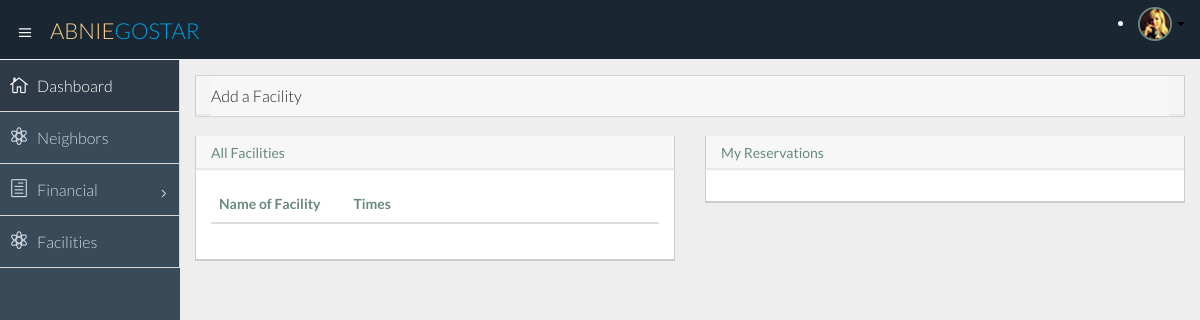
Before: /home/facilities/ (signed in) with the older database file.
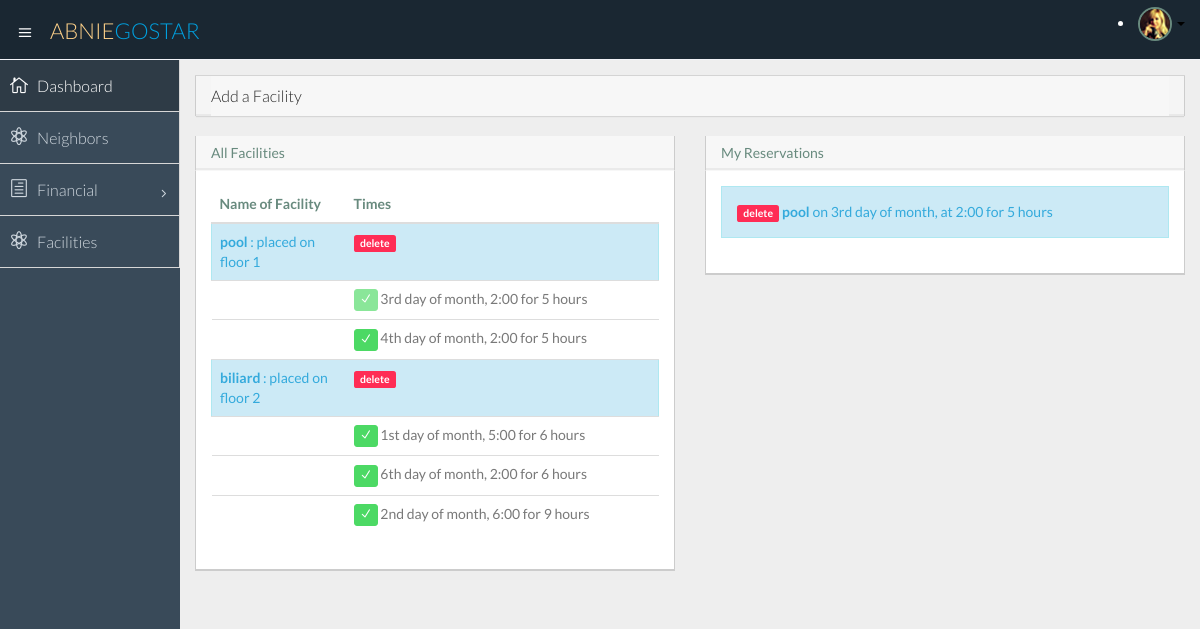
After: the same page with the newer database file.
### polls/models.py (models this page shows)
class Facility(models.Model):
    name = models.CharField(max_length=20, primary_key=True)
    location = models.CharField(max_length=40, null=True, blank=True)
    _building = models.ForeignKey('Building' , on_delete=models.CASCADE , null=True, blank=True)
    class Meta:
        unique_together = ('name' , '_building')

class AvailableTimes(models.Model):
    id = models.IntegerField(primary_key=True)
    facility = models.ForeignKey('Facility' , on_delete=models.CASCADE)
    day = models.IntegerField(default=1)
    hour = models.IntegerField(default=1)
    duration = models.IntegerField(default=1)
    is_reserved = models.BooleanField(default=False)

class Reservation(models.Model):
    neighbor = models.ForeignKey('Neighbor' , on_delete=models.CASCADE)
    facility = models.ForeignKey('Facility' , on_delete=models.CASCADE)
    time = models.ForeignKey('AvailableTimes', on_delete=models.CASCADE, default=1)
    class Meta:
        unique_together = ('neighbor' , 'facility', 'time')

### polls/views.py (the view, shortened to what this page needs)
# urls.py: url(r'^facilities/([a-z]+)/([0-9]+)/$', views.reserveFacility, name='reserveFacility'),
def facilities(request):#todo
    if not request.user.is_authenticated():
        return HttpResponseRedirect('/login/')
    if request.user.is_authenticated():
        user = Neighbor.objects.get(     user = User.objects.get(      username=request.user.get_username())    )
        context = {}
        context['user'] = user
        allFacilities = Facility.objects.filter(_building=user.apartment.building)
        context['facilities'] = allFacilities
        timess = {}
        for facility in allFacilities:
            temp = Reservation.objects.filter(facility=facility)
            allTimesss = []
            for t in temp:
                allTimesss.__add__([t.time])
            timess[facility.name] = AvailableTimes.objects.filter(facility___building=user.apartment.building, facility=facility).exclude(
                id__in=allTimesss
            )
        context['timess'] = timess
        myReservations = Reservation.objects.filter(neighbor=user)
        context['myReservations'] = myReservations
        if user.type == 'admin':
            form = AddFacilityForm()
            context['addFacilityForm'] = form
        return render(request, 'polls/facility.html', context)
    return HttpResponseRedirect('../../login/')

### polls/templatetags/poll_extras.py (called while the page is built)
@register.filter
def keyvalue(dict, key):
    return dict[key]

### polls/templates/polls/facility.html (shortened to what the changed rows need)
{% extends 'polls/temp1.html' %}
{% load poll_extras %}
{% block content %}
    <div class="row">
     <div class="col-sm-6">
                      <section class="panel">
                      <div class="panel-body">
                      <table class="table">
                        <thead>
                        <tr>
                            <th width="30%">Name of Facility</th>
                            <th width="70%">Times</th>
                        </tr>
                        </thead>
                          <tbody>
                         {% for facility in facilities %}
                             <tr class="alert alert-info fade in">
                              <td> <strong>{{ facility.name }} </strong>:
                             placed on floor {{ facility.location }}
                              </td>
                                 <td>
                                  {% if user.type == 'admin' %}
                            <a class="label label-danger" href="{% url 'removeFacility' facility.name facility.location %}">delete</a>
                              {% endif %}
                                 </td></tr>
                                                    {% for timee in timess|keyvalue:facility.name %}
                                                        <tr><td></td>
                                                        <td><a class="btn btn-success btn-xs {% if timee.is_reserved == True %} disabled {% endif %}" href= "{% url 'reserveFacility' facility.name timee.id %}"><i class="icon_check"></i></a> {{ timee.day }}{% if timee.day == 1 %}st{% endif %}{% if timee.day == 2 %}nd{% endif %}{% if timee.day == 3 %}rd{% endif %}{% if timee.day != 1 and timee.day != 2 and timee.day != 3 %}th {% endif %}
                                                            day of month, {{ timee.hour }}:00 for {{ timee.duration }} hours</td>
                                                        </tr>
                                                    {% endfor %}
    {% endfor %}
                          </tbody>
                      </table>
                      </div>
    </section>
    </div>
    <div class="col-sm-6">
                      <section class="panel">
                        <header class="panel-heading">
                              My Reservations
                          </header>
                          <div class="panel panel-info">
                          <div class="panel-body">
                              {% for myReserve in myReservations %}
                                  <div class="alert alert-info fade in">
                                        <a class="label label-danger" href="{% url 'deleteReservation'  myReserve.neighbor.user.username myReserve.facility.name myReserve.time.id %}">delete</a>
                                      <strong>{{ myReserve.facility.name }}</strong> on
                                      {{ myReserve.time.day }}{% if myReserve.time.day == 3 %}rd{% endif %}
                                      day of month,
                                      at {{ myReserve.time.hour }}:00 for {{ myReserve.time.duration }} hours
                              </div>
                              {% endfor %}
                          </div>
                          </div>
                      </section>
    </div>
    </div>
{% endblock  %}

Changed rows visible on the page:
added Facility: name "pool", location "1"
added AvailableTimes: day "3", shows "rd", hour "2", duration "5", is_reserved True (drawn), shown under "pool"
added AvailableTimes: day "4", shows "th", hour "2", duration "5", shown under "pool"
added Facility: name "biliard", location "2"
added AvailableTimes: day "1", shows "st", hour "5", duration "6", shown under "biliard"
added AvailableTimes: day "6", shows "th", hour "2", duration "6", shown under "biliard"
added AvailableTimes: day "2", shows "nd", hour "6", duration "9", shown under "biliard"
added Reservation: facility.name "pool", time.day "3", shows "rd", time.hour "2", time.duration "5"
